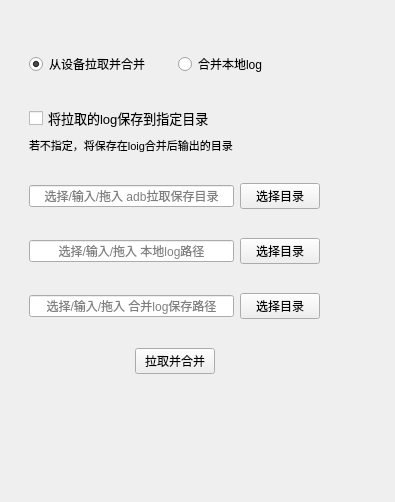
<?xml version="1.0" encoding="UTF-8"?>
<ui version="4.0">
 <class>Frame</class>
 <widget class="QFrame" name="Frame">
  <property name="geometry">
   <rect>
    <x>0</x>
    <y>0</y>
    <width>395</width>
    <height>502</height>
   </rect>
  </property>
  <property name="font">
   <font>
    <weight>50</weight>
    <bold>false</bold>
   </font>
  </property>
  <property name="windowTitle">
   <string>Frame</string>
  </property>
  <widget class="QWidget" name="verticalLayoutWidget">
   <property name="geometry">
    <rect>
     <x>19</x>
     <y>19</y>
     <width>311</width>
     <height>391</height>
    </rect>
   </property>
   <layout class="QVBoxLayout" name="verticalLayout">
    <property name="leftMargin">
     <number>10</number>
    </property>
    <property name="topMargin">
     <number>10</number>
    </property>
    <property name="rightMargin">
     <number>10</number>
    </property>
    <property name="bottomMargin">
     <number>10</number>
    </property>
    <item>
     <layout class="QHBoxLayout" name="horizontalLayout_type_select">
      <item>
       <widget class="QRadioButton" name="radioButton_pull">
        <property name="text">
         <string>从设备拉取并合并</string>
        </property>
        <property name="checked">
         <bool>true</bool>
        </property>
       </widget>
      </item>
      <item>
       <widget class="QRadioButton" name="radioButton_merge">
        <property name="text">
         <string>合并本地log</string>
        </property>
       </widget>
      </item>
     </layout>
    </item>
    <item>
     <layout class="QVBoxLayout" name="verticalLayout_save_pull">
      <property name="spacing">
       <number>6</number>
      </property>
      <property name="sizeConstraint">
       <enum>QLayout::SetDefaultConstraint</enum>
      </property>
      <item>
       <widget class="QCheckBox" name="checkBox_save_pull">
        <property name="sizePolicy">
         <sizepolicy hsizetype="Minimum" vsizetype="Fixed">
          <horstretch>0</horstretch>
          <verstretch>0</verstretch>
         </sizepolicy>
        </property>
        <property name="font">
         <font>
          <pointsize>10</pointsize>
          <weight>50</weight>
          <bold>false</bold>
         </font>
        </property>
        <property name="text">
         <string>将拉取的log保存到指定目录</string>
        </property>
       </widget>
      </item>
      <item>
       <widget class="QLabel" name="label_save_pull">
        <property name="sizePolicy">
         <sizepolicy hsizetype="Preferred" vsizetype="Fixed">
          <horstretch>0</horstretch>
          <verstretch>0</verstretch>
         </sizepolicy>
        </property>
        <property name="font">
         <font>
          <pointsize>8</pointsize>
          <weight>50</weight>
          <bold>false</bold>
         </font>
        </property>
        <property name="text">
         <string>若不指定，将保存在loig合并后输出的目录</string>
        </property>
       </widget>
      </item>
     </layout>
    </item>
    <item>
     <layout class="QHBoxLayout" name="horizontalLayout_save_pull">
      <item>
       <widget class="QLineEdit" name="lineEdit_save_pull">
        <property name="alignment">
         <set>Qt::AlignCenter</set>
        </property>
        <property name="placeholderText">
         <string>选择/输入/拖入 adb拉取保存目录</string>
        </property>
       </widget>
      </item>
      <item>
       <widget class="QPushButton" name="pushButton_save_pull">
        <property name="text">
         <string>选择目录</string>
        </property>
       </widget>
      </item>
     </layout>
    </item>
    <item>
     <layout class="QHBoxLayout" name="horizontalLayout_src">
      <item>
       <widget class="QLineEdit" name="lineEdit_src">
        <property name="alignment">
         <set>Qt::AlignCenter</set>
        </property>
        <property name="placeholderText">
         <string>选择/输入/拖入 本地log路径</string>
        </property>
       </widget>
      </item>
      <item>
       <widget class="QPushButton" name="pushButton_src">
        <property name="text">
         <string>选择目录</string>
        </property>
       </widget>
      </item>
     </layout>
    </item>
    <item>
     <layout class="QHBoxLayout" name="horizontalLayout_dst">
      <item>
       <widget class="QLineEdit" name="lineEdit_dst">
        <property name="alignment">
         <set>Qt::AlignCenter</set>
        </property>
        <property name="placeholderText">
         <string>选择/输入/拖入 合并log保存路径</string>
        </property>
       </widget>
      </item>
      <item>
       <widget class="QPushButton" name="pushButton_dst">
        <property name="text">
         <string>选择目录</string>
        </property>
       </widget>
      </item>
     </layout>
    </item>
    <item>
     <layout class="QHBoxLayout" name="horizontalLayout_run">
      <item>
       <spacer name="horizontalSpacer">
        <property name="orientation">
         <enum>Qt::Horizontal</enum>
        </property>
        <property name="sizeHint" stdset="0">
         <size>
          <width>40</width>
          <height>20</height>
         </size>
        </property>
       </spacer>
      </item>
      <item>
       <widget class="QPushButton" name="pushButton_run">
        <property name="text">
         <string>拉取并合并</string>
        </property>
       </widget>
      </item>
      <item>
       <spacer name="horizontalSpacer_2">
        <property name="orientation">
         <enum>Qt::Horizontal</enum>
        </property>
        <property name="sizeHint" stdset="0">
         <size>
          <width>40</width>
          <height>20</height>
         </size>
        </property>
       </spacer>
      </item>
     </layout>
    </item>
   </layout>
  </widget>
 </widget>
 <resources/>
 <connections/>
</ui>
